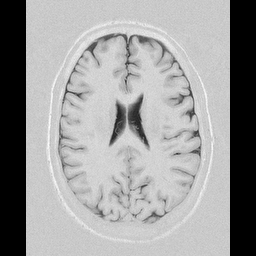
%> input picture assessment1/task1.pgm, 256 x 256 px
$ octave --eval "result = otsu_fig(imread('../task1.pgm'));"   (GNU Octave 9; MATLAB toolbox functions it lacks are replaced by stand-ins)
%> lines starting %> are read from the running program, lines starting %| are printed output that depends on the picture
function [level, em] = otsu_fig(I)
%GRAYTHRESH Global image threshold using Otsu's method.
%   LEVEL = GRAYTHRESH(I) computes a global threshold (LEVEL) that can be
%   used to convert an intensity image to a binary image with IMBINARIZE.
%   LEVEL is a normalized intensity value that lies in the range [0, 1].
%   GRAYTHRESH uses Otsu's method, which chooses the threshold to minimize
%   the intraclass variance of the thresholded black and white pixels.
%
%   [LEVEL, EM] = GRAYTHRESH(I) returns effectiveness metric, EM, as the
%   second output argument. It indicates the effectiveness of thresholding
%   of the input image and it is in the range [0, 1]. The lower bound is
%   attainable only by images having a single gray level, and the upper
%   bound is attainable only by two-valued images.
%
%   Class Support
%   -------------
%   The input image I can be uint8, uint16, int16, single, or double, and it
%   must be nonsparse.  LEVEL and EM are double scalars.
%
%   Example
%   -------
%       I = imread('coins.png');
%       level = graythresh(I);
%       BW = imbinarize(I,level);
%       figure, imshow(BW)
%
%   See also OTSUTHRESH, IMBINARIZE, IMQUANTIZE, MULTITHRESH, RGB2IND.

%   Copyright 1993-2015 The MathWorks, Inc.

% Reference:
% N. Otsu, "A Threshold Selection Method from Gray-Level Histograms,"
% IEEE Transactions on Systems, Man, and Cybernetics, vol. 9, no. 1,
% pp. 62-66, 1979.


validateattributes(I,{'uint8','uint16','double','single','int16'},{'nonsparse'}, ...
              mfilename,'I',1);

if ~isempty(I)
  % Convert all N-D arrays into a single column.  Convert to uint8 for
  % fastest histogram computation.
  I = im2uint8(I(:));
  num_bins = 256;
  counts = imhist(I,num_bins);

  if nargout <= 1
      level = otsuthresh(counts);
  else
      [level,em] = otsuthresh(counts);
  end
else
  level = 0.0;
  em = 0;
end

figure
imhist(I);
hold on
plot([level*max(I(:)) level*max(I(:))], [0 5000], 'r')

disp(['Otsu method Threshold = ', num2str(round(level*255))]);
%> in otsu_fig, `counts = imhist(I,num_bins);`: counts = 256 values, max 13312 at index 1, min 0 at index 2, mean 256
%> in otsu_fig, `level = otsuthresh(counts);`: level = 0.4
%| Otsu method Threshold = 102
%> `result = otsu_fig(imread('../task1.pgm'));`:
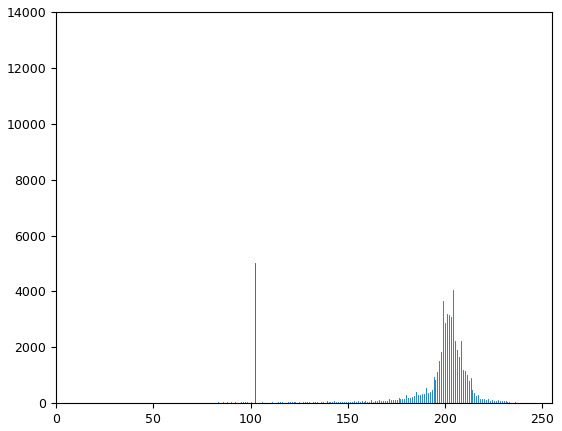
%> figure redrawn from the program's plot data; highest point at x = 0, y = 13312

$ run again, on assessment1/task2.pgm
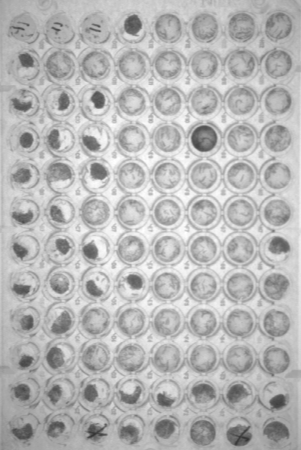
%> input picture assessment1/task2.pgm, 301 x 450 px
%> counts = 256 values, max 2451 at index 191, min 0 at index 1, mean 529.1
%> level = 0.694
%| Otsu method Threshold = 177
%> `result = otsu_fig(imread('../task1.pgm'));`:
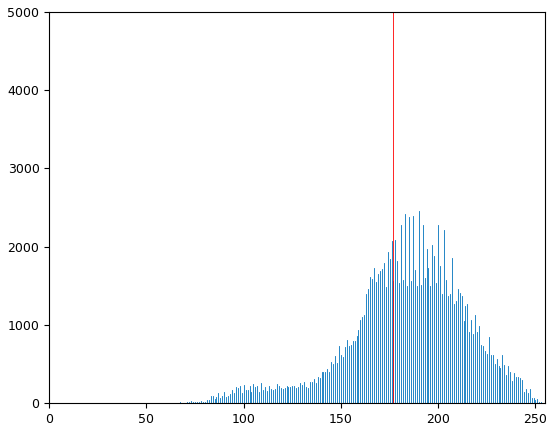
%> figure redrawn from the program's plot data; highest point at x = 190, y = 2451
